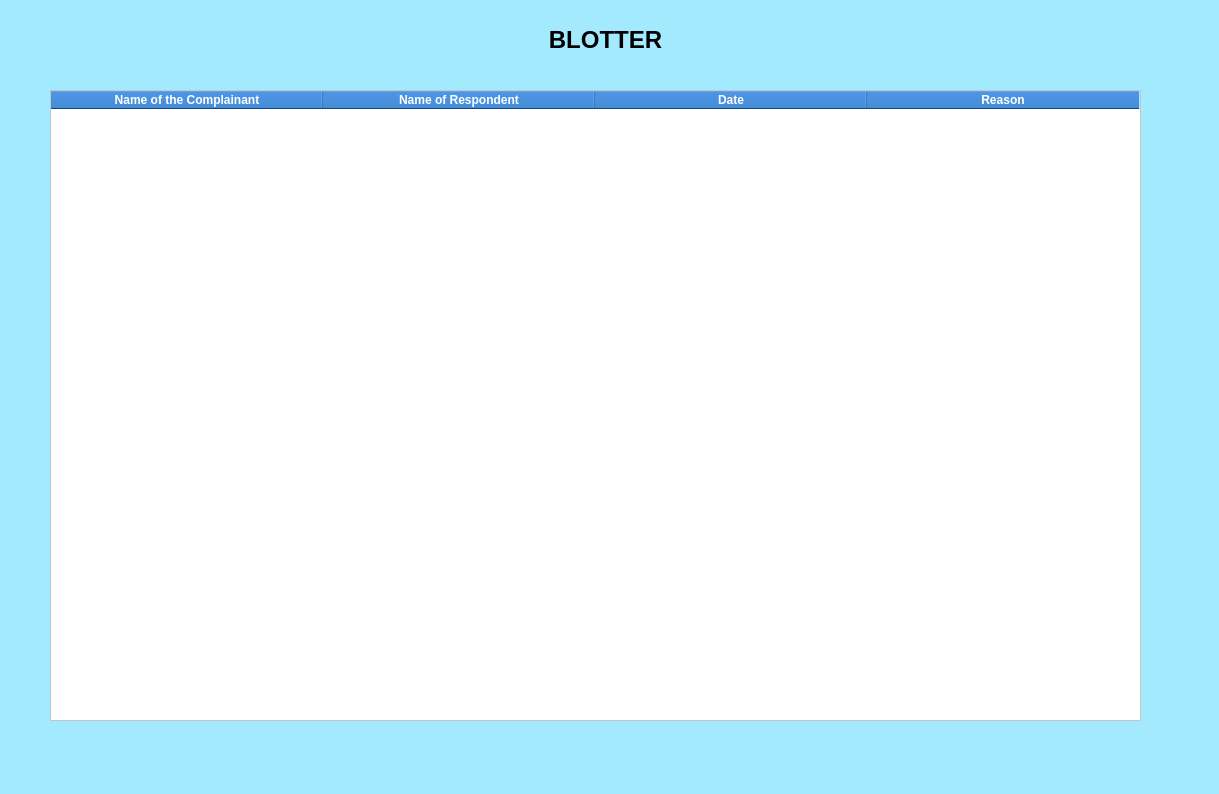
<?xml version="1.0" encoding="UTF-8"?>
<ui version="4.0">
 <class>MainWindow</class>
 <widget class="QMainWindow" name="MainWindow">
  <property name="geometry">
   <rect>
    <x>0</x>
    <y>0</y>
    <width>1219</width>
    <height>794</height>
   </rect>
  </property>
  <property name="windowTitle">
   <string>MainWindow</string>
  </property>
  <property name="styleSheet">
   <string notr="true">background-color: rgb(164, 234, 255);
</string>
  </property>
  <widget class="QWidget" name="centralwidget">
   <widget class="QLabel" name="label">
    <property name="geometry">
     <rect>
      <x>510</x>
      <y>20</y>
      <width>191</width>
      <height>41</height>
     </rect>
    </property>
    <property name="text">
     <string>&lt;html&gt;&lt;head/&gt;&lt;body&gt;&lt;p align=&quot;center&quot;&gt;&lt;span style=&quot; font-size:18pt; font-weight:700;&quot;&gt;BLOTTER&lt;/span&gt;&lt;/p&gt;&lt;/body&gt;&lt;/html&gt;</string>
    </property>
   </widget>
   <widget class="QTableWidget" name="tableWidget">
    <property name="geometry">
     <rect>
      <x>50</x>
      <y>90</y>
      <width>1091</width>
      <height>631</height>
     </rect>
    </property>
    <property name="styleSheet">
     <string notr="true">QHeaderView::section {
	 background-color: #1565C0; color: white; font-weight: bold;
}

QTableWidget{
	background-color: rgb(255, 255, 255);
}



</string>
    </property>
    <attribute name="horizontalHeaderCascadingSectionResizes">
     <bool>false</bool>
    </attribute>
    <attribute name="horizontalHeaderDefaultSectionSize">
     <number>272</number>
    </attribute>
    <attribute name="verticalHeaderDefaultSectionSize">
     <number>100</number>
    </attribute>
    <attribute name="verticalHeaderMinimumSectionSize">
     <number>100</number>
    </attribute>
    <column>
     <property name="text">
      <string>Name of the Complainant</string>
     </property>
    </column>
    <column>
     <property name="text">
      <string>Name of Respondent</string>
     </property>
    </column>
    <column>
     <property name="text">
      <string>Date</string>
     </property>
    </column>
    <column>
     <property name="text">
      <string>Reason</string>
     </property>
    </column>
   </widget>
  </widget>
  <widget class="QMenuBar" name="menubar">
   <property name="geometry">
    <rect>
     <x>0</x>
     <y>0</y>
     <width>1219</width>
     <height>26</height>
    </rect>
   </property>
  </widget>
  <widget class="QStatusBar" name="statusbar"/>
 </widget>
 <resources/>
 <connections/>
</ui>
